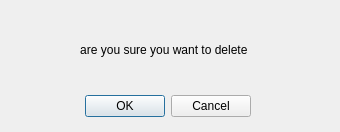
<?xml version="1.0" encoding="UTF-8"?>
<ui version="4.0">
 <class>Dialog</class>
 <widget class="QDialog" name="Dialog">
  <property name="geometry">
   <rect>
    <x>0</x>
    <y>0</y>
    <width>340</width>
    <height>132</height>
   </rect>
  </property>
  <property name="windowTitle">
   <string>Dialog</string>
  </property>
  <widget class="QDialogButtonBox" name="buttonBox">
   <property name="geometry">
    <rect>
     <x>80</x>
     <y>90</y>
     <width>171</width>
     <height>32</height>
    </rect>
   </property>
   <property name="orientation">
    <enum>Qt::Horizontal</enum>
   </property>
   <property name="standardButtons">
    <set>QDialogButtonBox::Cancel|QDialogButtonBox::Ok</set>
   </property>
  </widget>
  <widget class="QLabel" name="label">
   <property name="geometry">
    <rect>
     <x>0</x>
     <y>40</y>
     <width>331</width>
     <height>20</height>
    </rect>
   </property>
   <property name="text">
    <string>are you sure you want to delete </string>
   </property>
   <property name="alignment">
    <set>Qt::AlignCenter</set>
   </property>
  </widget>
 </widget>
 <resources/>
 <connections>
  <connection>
   <sender>buttonBox</sender>
   <signal>accepted()</signal>
   <receiver>Dialog</receiver>
   <slot>accept()</slot>
   <hints>
    <hint type="sourcelabel">
     <x>248</x>
     <y>254</y>
    </hint>
    <hint type="destinationlabel">
     <x>157</x>
     <y>274</y>
    </hint>
   </hints>
  </connection>
  <connection>
   <sender>buttonBox</sender>
   <signal>rejected()</signal>
   <receiver>Dialog</receiver>
   <slot>reject()</slot>
   <hints>
    <hint type="sourcelabel">
     <x>316</x>
     <y>260</y>
    </hint>
    <hint type="destinationlabel">
     <x>286</x>
     <y>274</y>
    </hint>
   </hints>
  </connection>
 </connections>
</ui>
